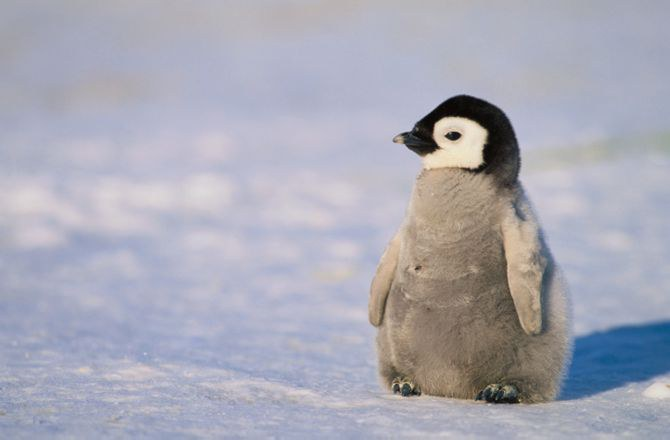
#> input picture Python/ALGORITHMS/K_Means_ImageSegmentation/test_img1.jpeg, 670 x 440 px
$ python main.py
#> lines starting #> are read from the running program, lines starting #| are printed output that depends on the picture
### Python/ALGORITHMS/K_Means_ImageSegmentation/basics.py
import os
from datetime import datetime

from PIL import Image
import numpy as np
import matplotlib.pyplot as plt

RANGE_DEF = int(256)
OUTPUT_DIR = "out"
OUTPUT_FILE_PREFIX = "output_"

def image_get(file_name:str) -> np.array:
#> called with file_name = 'test_img1.jpeg'
    if file_name is None:
       return None

    try:
        img = Image.open(file_name) #open image
#> img is the input picture: PIL image 670x440 RGB; mean R, G, B 169.1, 169.2, 181.5
    except:
        return None

    gray_img = img.convert("L") #convert to grayscale
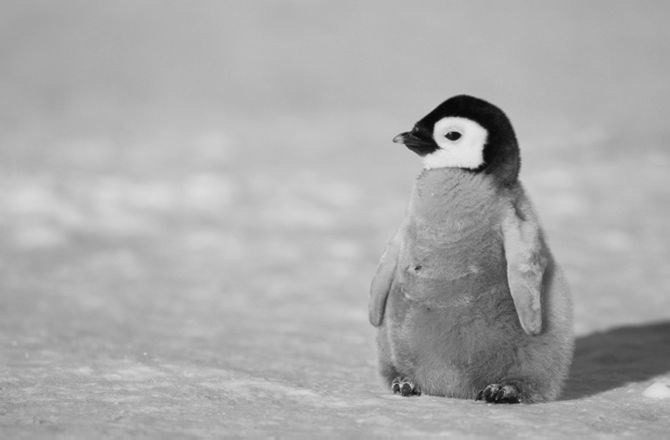
#> gray_img: PIL image 670x440 L; min 0, max 232, mean 170.6

    gray_np = np.array(gray_img) #convert to numpy array

    return gray_np

# def create_histogram(image_arr:np.array, range_:int = RANGE_DEF) -> np.array:
#     # creates an array with the length of 256, which contains all color value count
#     return np.bincount(image_arr.flatten(), minlength=range_)

def show_image(image_, title="Image"):
    plt.imshow(image_)
    plt.title(title)
    plt.axis('off')
    plt.show()

# [9 lines left out: function image_save, not called in this run]

### Python/ALGORITHMS/K_Means_ImageSegmentation/k_means.py
import random
import numpy as np

import basics as bs

MAX_ITER = int(100)

def init_centroids(K:int, range_:int = bs.RANGE_DEF) -> list:
    return sorted(random.sample(range(0, range_), K))

def assign_clusters(image:np.ndarray, centroids:list) -> np.ndarray:
    clusters_ = np.zeros_like(image)

    for i in range(image.shape[0]):
        for j in range(image.shape[1]):
            intensity = int(image[i, j])
            closest = min(range(len(centroids)), key=lambda c: abs(intensity - int(centroids[c])))
            clusters_[i, j] = closest

    return clusters_

def update_centroids(img_np:np.ndarray, clusters:np.ndarray, K:int) -> list:
    new_centroids_ = []

    for i in range(K):
        # get all the pixels from the current cluster
        cluster_pixels = img_np[clusters == i]

        # if it contains pixels
        if len(cluster_pixels) > 0:
            # calculate the mean of the pixels
            new_centroids_.append(int(np.mean(cluster_pixels)))
        else:
            # else add 0 instead
            new_centroids_.append(0)

    return new_centroids_

def start(img_np:np.ndarray, K:int, max_iter:int = MAX_ITER) -> tuple:
#> called with K = 3, max_iter = 100
    centroids_ = init_centroids(K)
    print("Centroids start: ", centroids_)

    for iter in range(max_iter):
        clusters_ = assign_clusters(img_np, centroids_)
        new_centroids = update_centroids(img_np, clusters_, K)

        print(f'{iter + 1}. centroid: {new_centroids}')

        if new_centroids == centroids_:
            print("Converged. Done!")
            break

        centroids_ = new_centroids
#> this loop made 12 passes
#> centroids_ on passes 1 to 11: [75, 176, 213], [87, 176, 202], [91, 175, 196], [92, 173, 193], [92, 171, 191], [91, 170, 190], [90, 169, 189], [90, 168, 188], [90, 167, 188], [89, 166, 187], [88, 165, 187]
#| 1. centroid: [75, 176, 213]
#| 2. centroid: [87, 176, 202]
#| 3. centroid: [91, 175, 196]
#| 4. centroid: [92, 173, 193]
#| 5. centroid: [92, 171, 191]
#| 6. centroid: [91, 170, 190]
#| 7. centroid: [90, 169, 189]
#| 8. centroid: [90, 168, 188]
#> (further printed lines are left out)
#> pass 1, in start, `clusters_ = assign_clusters(img_np, centroids_)`:
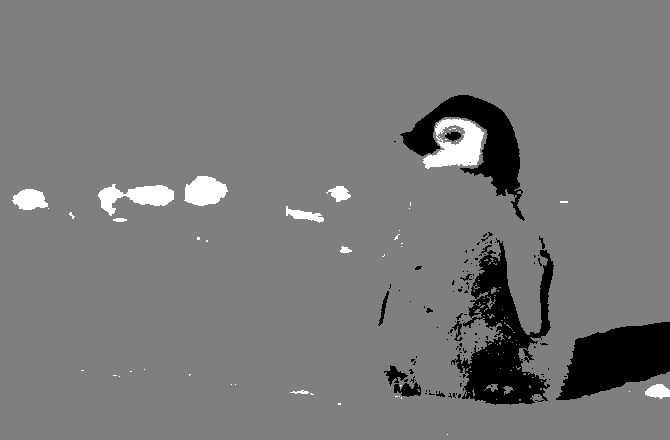
#> clusters_: shape (440, 670); min 0, max 2, mean 0.953; drawn with min black and max white
#> pass 2, in start, `clusters_ = assign_clusters(img_np, centroids_)`:
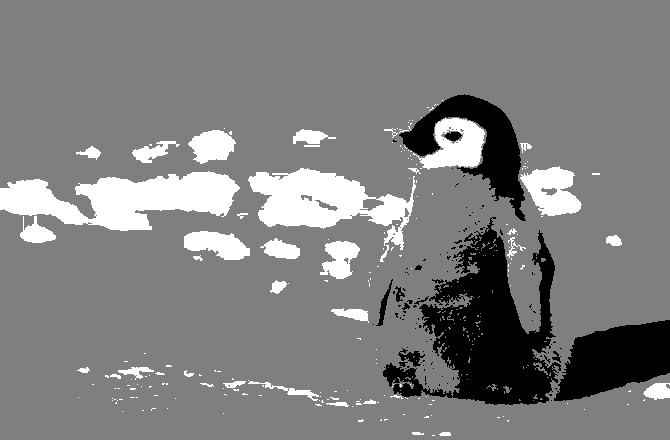
#> clusters_: shape (440, 670); min 0, max 2, mean 0.998; drawn with min black and max white
#> pass 3, in start, `clusters_ = assign_clusters(img_np, centroids_)`:
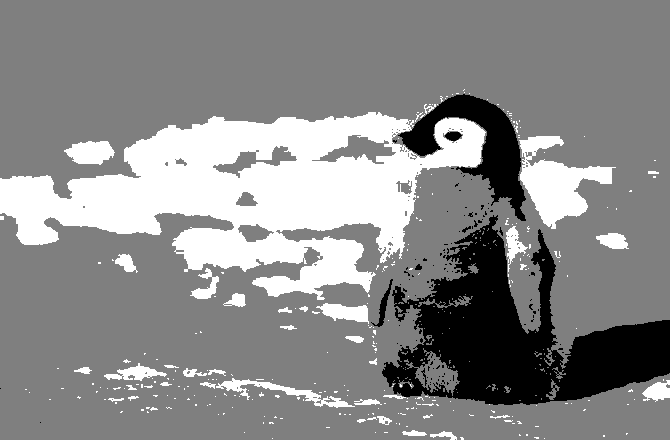
#> clusters_: shape (440, 670); min 0, max 2, mean 1.08; drawn with min black and max white

    return clusters_, centroids_

def color_clusters(image_, clusters_, centorids_):
    height, width = image_.shape
    colored_image = np.zeros((height, width, 3), dtype=np.uint8)

    for i in range(height):
        for j in range(width):
            cluster_index = clusters_[i, j]
            color = centorids_[cluster_index]
            colored_image[i, j] = [color, color, color]

    return colored_image

### Python/ALGORITHMS/K_Means_ImageSegmentation/main.py
import basics as bs
import k_means

image_ = bs.image_get("test_img1.jpeg")

if image_.any():
    #content_histogram_ = bs.create_histogram(image_)
    clusters_res, centroids_res = k_means.start(image_, K=3)
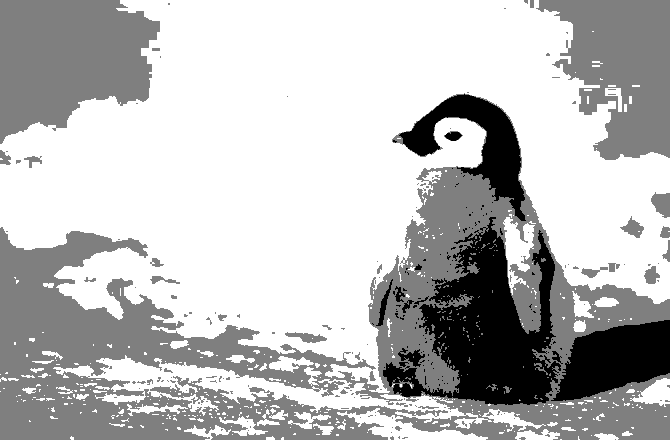
#> clusters_res: shape (440, 670); min 0, max 2, mean 1.47; drawn with min black and max white
#> centroids_res = [88, 165, 187]
    print(f'\nFinal cluster: {clusters_res}\nFinal centroids: {centroids_res}')
#> (printed output is left out)

    colored_image = k_means.color_clusters(image_, clusters_res, centroids_res)
#> after the loop in color_clusters, `for i in range(height):`:
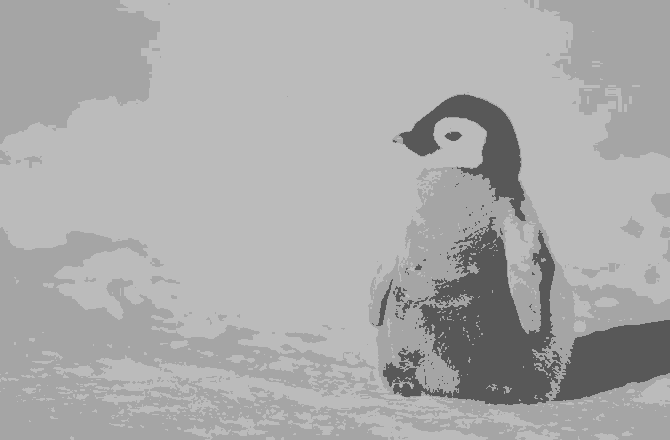
#> colored_image: shape (440, 670, 3); min 88, max 187, mean 170.3
    bs.show_image(colored_image, title="Colored Image")

    save = input("\nDo you want to save the image? (y or n) ")
#> the answer given: out.png
    while save not in ["y", "n"]:
#> (the run stopped early here; a loop or call above may not have finished)
